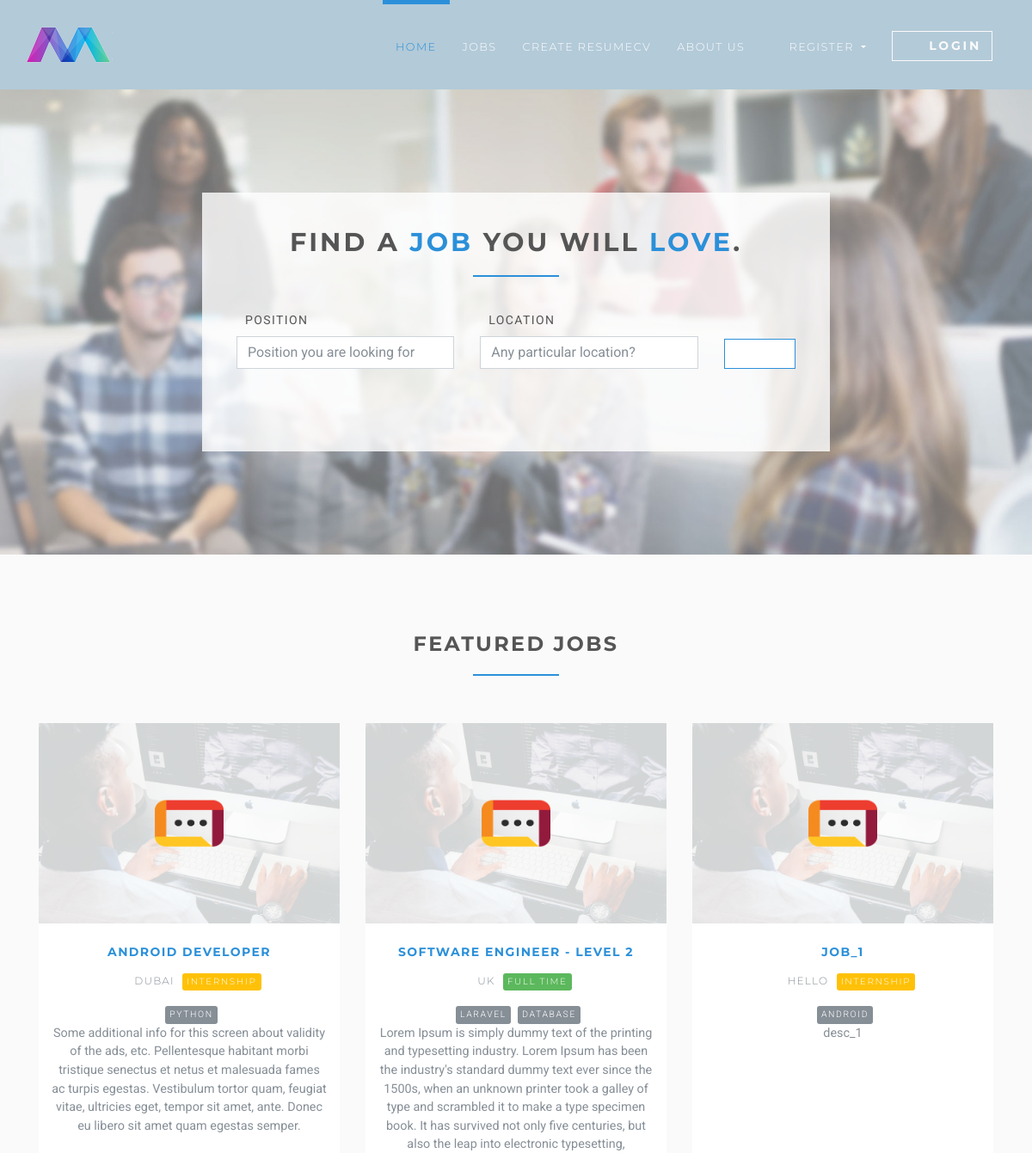
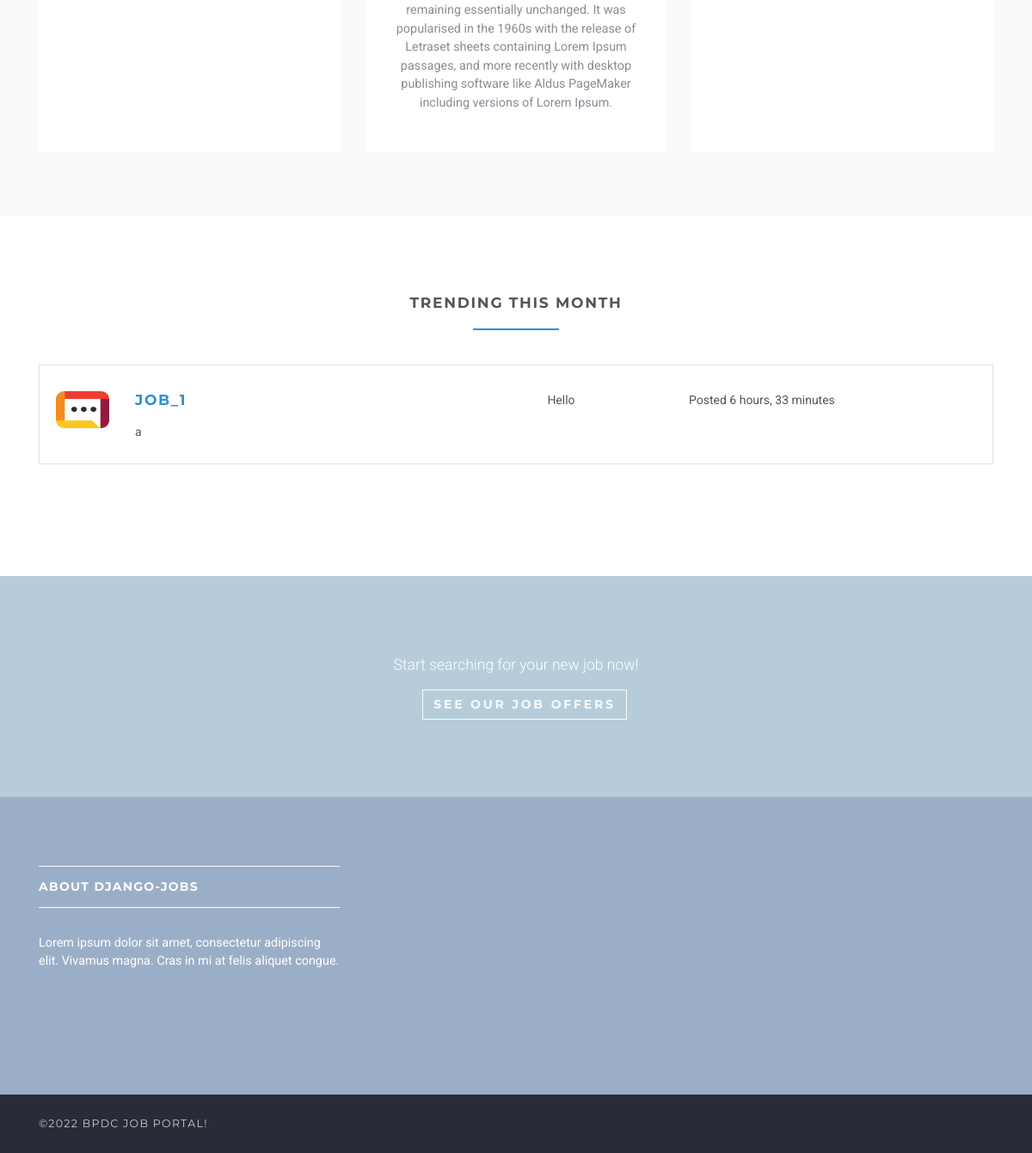
The page /en/ on the database its author committed (2 pictures, top to bottom).
### jobsapp/models.py (models this page shows, shortened)
class Job(models.Model):
    user = models.ForeignKey(User, on_delete=models.CASCADE)
    title = models.CharField(max_length=300)
    description = models.TextField()
    location = models.CharField(max_length=150)
    type = models.CharField(choices=JOB_TYPE, max_length=10)
    category = models.CharField(max_length=100)
    last_date = models.DateTimeField()
    company_name = models.CharField(max_length=100)
    company_description = models.CharField(max_length=300)
    website = models.CharField(max_length=100, default="")
    created_at = models.DateTimeField(default=timezone.now)
    filled = models.BooleanField(default=False)
    salary = models.IntegerField(default=0, blank=True)
    tags = models.ManyToManyField(Tag)
    objects = JobManager()
    class Meta:
        ordering = ["id"]

### tags/models.py (models this page shows, shortened)
class Tag(models.Model):
    name = models.CharField(max_length=100)

### jobsapp/views/home.py (the view)
# urls.py: path("", HomeView.as_view(), name="home"),
class HomeView(ListView):
    model = Job
    template_name = "home.html"
    context_object_name = "jobs"
    def get_queryset(self):
        return self.model.objects.unfilled()[:6]
    def get_context_data(self, **kwargs):
        context = super().get_context_data(**kwargs)
        context["trendings"] = self.model.objects.unfilled(created_at__month=timezone.now().month)[:3]
        return context

### jobsapp/manager.py (called while the page is built)
    def unfilled(self, *args, **kwargs):
        return self.filter(filled=False, *args, **kwargs)

### templates/home.html (shortened to what this page needs)
{% extends 'base.html' %}
{% load static %}
{% load i18n %}
{% block content %}
    <section class="job-form-section job-form-section--image">
        <div class="container">
            <div class="row">
                <div class="col-lg-8 mx-auto">
                    <div class="job-form-box">
                        <h2 class="heading">Find a <span class="accent">job</span> you will
                            <span class="accent">love</span>.
                        </h2>
                        <form id="job-main-form" method="get" action="{% url 'jobs:search' %}" class="job-main-form">
                            <div class="controls">
                                <div class="row align-items-center">
                                    <div class="col-md-5">
                                        <div class="form-group">
                                            <label for="profession">{% trans 'Position' %}</label>
                                            <input type="text" id="profession" name="position"
                                                   placeholder="Position you are looking for" class="form-control">
                                        </div>
                                    </div>
                                    <div class="col-md-5">
                                        <div class="form-group">
                                            <label for="location">Location</label>
                                            <input type="text" id="location" name="location"
                                                   placeholder="Any particular location?" class="form-control">
                                        </div>
                                    </div>
                                    <div class="col-md-2">
                                        <button type="submit"
                                                class="btn btn-outline-white-primary job-main-form__button">
                                            <i class="fa fa-search"></i>
                                        </button>
                                    </div>
                                </div>
                            </div>
                        </form>
                    </div>
                </div>
            </div>
        </div>
    </section>
    <section class="bg-light-gray">
        <div class="container">
            <h3 class="heading">Featured jobs</h3>
            <div class="row featured align-items-stretch">
                {% for job in jobs %}
                    <div class="col-lg-4 mb-5 mb-lg-0">
                        <div class="box-image-text bg-visible full-height">
                            <div class="top">
                                <a href="#">
                                    <div class="image">
                                    </div>
                                    <div class="logo">
                                        <img src="{% static 'img/company-1.png' %}" alt="" style="max-width: 80px;">
                                    </div>
                                </a>
                            </div>
                            <div class="content">
                                <h5><a href="{% url 'jobs:jobs-detail' job.id %}">{{ job.title }}</a></h5>
                                <p class="featured__details"><i class="fa fa-map-marker job__location"></i>
                                    {{ job.location }}
                                    {% if job.type == '1' %}
                                        <span class="badge featured-badge badge-success">Full time</span>
                                    {% elif job.type == '2' %}
                                        <span class="badge featured-badge badge-primary">Part time</span>
                                    {% else %}
                                        <span style="color: #ffffff;" class="badge featured-badge badge-warning">Internship</span>
                                    {% endif %}
                                </p>
                                {% for tag in job.tags.all %}
                                    <span style="color: #ffffff;"
                                          class="badge featured-badge badge-secondary">{{ tag.name }}</span>
                                {% endfor %}
                                <p>{{ job.description }}</p>
                            </div>
                        </div>
                    </div>
                {% endfor %}
            </div>
        </div>
    </section>
    <section>
        <div class="container">
            <h4 class="heading">Trending this month</h4>
            {% for trending in trendings %}
                <div class="job-listing  job-listing--last">
                    <div class="row">
                        <div class="col-md-12 col-lg-6">
                            <div class="row">
                                <div class="col-2">
                                    <img src="{% static 'img/company-1.png' %}"
                                         alt="ShareBoardd " class="img-fluid">
                                </div>
                                <div class="col-10">
                                    <h4 class="job__title">
                                        <a href="{% url 'jobs:jobs-detail' trending.id %}">{{ trending.title }}</a>
                                    </h4>
                                    <p class="job__company">
                                        {{ trending.company_name }}
                                    </p>
                                </div>
                            </div>
                        </div>
                        <div class="col-10 col-md-3 col-lg-2 ml-auto"><i class="fa fa-map-marker job__location"></i>
                            {{ trending.location }}
                        </div>
                        <div class="col-10 col-md-3 col-lg-3 ml-auto">
                            <p>Posted {{ trending.created_at|timesince }}</p>
                        </div>
                        <div class="col-sm-12 col-md-2 col-lg-1">
                            <div class="job__star">
                                <a href="#" data-toggle="tooltip" data-placement="top"
                                   title="Save to favourites" class="job__star__link">
                                    <i class="fa fa-star"></i>
                                </a>
                            </div>
                        </div>
                    </div>
                </div>
            {% endfor %}
        </div>
    </section>
    <section class="section-divider">
        <div class="overlay"></div>
        <div class="container">
            <div class="row">
                <div class="col-lg-12 text-center">
                    <p>Start searching for your new job now! </p>
                    <p><a href="{% url 'jobs:jobs' %}" class="btn btn-outline-light">See our job offers </a></p>
                </div>
            </div>
        </div>
    </section>
{% endblock %}

### rows shown on the page
Job: title "ANDROID DEVELOPER", location "DUBAI", type "INTERNSHIP", description "Some additional info for this screen about validity of the ads, etc. Pellentesque habitant morbi tristique senectus et netus et malesuada fames ac turpis egestas. Vestibulum tortor quam, feugiat vitae, ultricies eget, tempor sit amet, ante. Donec eu libero sit amet quam egestas semper."
Tag: name "PYTHON"
Job: title "SOFTWARE ENGINEER - LEVEL 2", location "UK", type "FULL TIME", description "Lorem Ipsum is simply dummy text of the printing and typesetting industry. Lorem Ipsum has been the industry's standard dummy text ever since the 1500s, when an unknown printer took a galley of type and scrambled it to make a type specimen book. It has survived not only five centuries, but also the leap into electronic typesetting, remaining essentially unchanged. It was popularised in the 1960s with the release of Letraset sheets containing Lorem Ipsum passages, and more recently with desktop publishing software like Aldus PageMaker including versions of Lorem Ipsum."
Tag: name "LARAVEL"
Tag: name "DATABASE"
Job: title "JOB_1", location "HELLO", type "INTERNSHIP", description "desc_1", company_name "a", location "Hello", created_at "6 hours, 33 minutes"
Tag: name "ANDROID"
